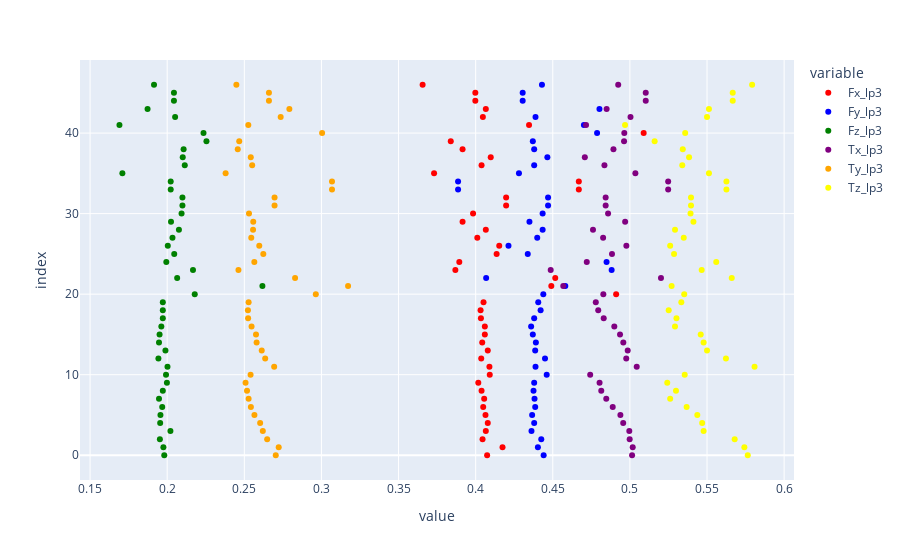
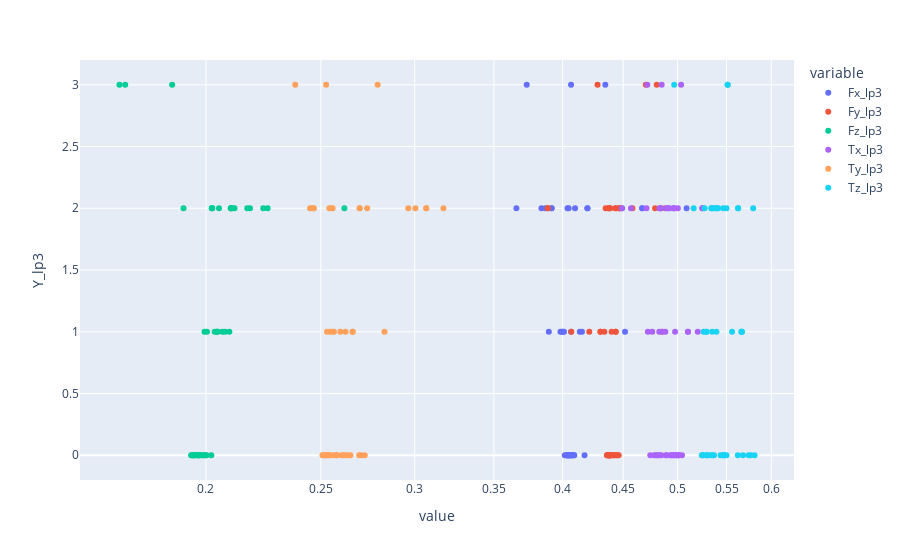

The code cell stored with these charts, in order, in its notebook:
### Markdown cell above
lp3

### Code cell
dic = {"Fx_lp3": "red", "Fy_lp3": "blue" , "Fz_lp3": "green" , "Tx_lp3": "black", "Tx_lp3": "purple", "Ty_lp3": "orange", "Tz_lp3": "yellow"}
lp3_scatter = plty.scatter(X_lp3_df, x = ["Fx_lp3", "Fy_lp3", "Fz_lp3", "Tx_lp3", "Ty_lp3", "Tz_lp3"],  color_discrete_map= dic)
lp3_logscatter = plty.scatter(X_lp3_df,  x = ["Fx_lp3", "Fy_lp3", "Fz_lp3", "Tx_lp3", "Ty_lp3", "Tz_lp3"] , y= "Y_lp3", log_x=True)
lp3_scatter.show()
lp3_logscatter.show()

### Figure 1 — Plotly figure (JSON) as saved in the notebook; plotly's stock layout.template omitted (floating-point values rounded to 4 significant figures)
{"data": [{"hovertemplate": "variable=Fx_lp3<br>value=%{x}<br>index=%{y}<extra></extra>", "legendgroup": "Fx_lp3", "marker": {"color": "red", "symbol": "circle"}, "mode": "markers", "name": "Fx_lp3", "orientation": "h", "showlegend": true, "type": "scatter", "x": [0.4074, 0.4174, 0.4045, 0.4066, 0.4079, 0.4064, 0.4049, 0.4055, 0.4038, 0.4017, 0.4091, 0.4089, 0.4036, 0.4079, 0.4042, 0.4059, 0.4059, 0.4034, 0.4032, 0.4051, 0.4911, 0.449, 0.4516, 0.3868, 0.3894, 0.4136, 0.4153, 0.4011, 0.4066, 0.3915, 0.3983, 0.4197, 0.4197, 0.4669, 0.4669, 0.373, 0.4038, 0.4098, 0.3915, 0.3839, 0.5089, 0.4346, 0.4047, 0.4066, 0.3998, 0.3998, 0.3656], "xaxis": "x", "y": [0, 1, 2, 3, 4, 5, 6, 7, 8, 9, 10, 11, 12, 13, 14, 15, 16, 17, 18, 19, 20, 21, 22, 23, 24, 25, 26, 27, 28, 29, 30, 31, 32, 33, 34, 35, 36, 37, 38, 39, 40, 41, 42, 43, 44, 45, 46], "yaxis": "y"}, {"hovertemplate": "variable=Fy_lp3<br>value=%{x}<br>index=%{y}<extra></extra>", "legendgroup": "Fy_lp3", "marker": {"color": "blue", "symbol": "circle"}, "mode": "markers", "name": "Fy_lp3", "orientation": "h", "showlegend": true, "type": "scatter", "x": [0.4441, 0.4404, 0.4425, 0.4362, 0.4379, 0.4366, 0.4386, 0.4382, 0.4375, 0.4379, 0.4461, 0.4388, 0.445, 0.4386, 0.439, 0.4371, 0.436, 0.4379, 0.4421, 0.4406, 0.4439, 0.4581, 0.4068, 0.4882, 0.4849, 0.4338, 0.4213, 0.4399, 0.4434, 0.4349, 0.4434, 0.4469, 0.4469, 0.3886, 0.3886, 0.4281, 0.4379, 0.4465, 0.4379, 0.4371, 0.4787, 0.4702, 0.4388, 0.4803, 0.4305, 0.4305, 0.443], "xaxis": "x", "y": [0, 1, 2, 3, 4, 5, 6, 7, 8, 9, 10, 11, 12, 13, 14, 15, 16, 17, 18, 19, 20, 21, 22, 23, 24, 25, 26, 27, 28, 29, 30, 31, 32, 33, 34, 35, 36, 37, 38, 39, 40, 41, 42, 43, 44, 45, 46], "yaxis": "y"}, {"hovertemplate": "variable=Fz_lp3<br>value=%{x}<br>index=%{y}<extra></extra>", "legendgroup": "Fz_lp3", "marker": {"color": "green", "symbol": "circle"}, "mode": "markers", "name": "Fz_lp3", "orientation": "h", "showlegend": true, "type": "scatter", "x": [0.1981, 0.1975, 0.1953, 0.2021, 0.1954, 0.1956, 0.1968, 0.1947, 0.1972, 0.1998, 0.1992, 0.2002, 0.1943, 0.1989, 0.1947, 0.1951, 0.1962, 0.1972, 0.1972, 0.1972, 0.2179, 0.2617, 0.2065, 0.2167, 0.1994, 0.2046, 0.2004, 0.2034, 0.2076, 0.2025, 0.2093, 0.2099, 0.2099, 0.2023, 0.2023, 0.1709, 0.2114, 0.2101, 0.2106, 0.2255, 0.2236, 0.169, 0.2051, 0.1873, 0.2044, 0.2044, 0.1915], "xaxis": "x", "y": [0, 1, 2, 3, 4, 5, 6, 7, 8, 9, 10, 11, 12, 13, 14, 15, 16, 17, 18, 19, 20, 21, 22, 23, 24, 25, 26, 27, 28, 29, 30, 31, 32, 33, 34, 35, 36, 37, 38, 39, 40, 41, 42, 43, 44, 45, 46], "yaxis": "y"}, {"hovertemplate": "variable=Tx_lp3<br>value=%{x}<br>index=%{y}<extra></extra>", "legendgroup": "Tx_lp3", "marker": {"color": "purple", "symbol": "circle"}, "mode": "markers", "name": "Tx_lp3", "orientation": "h", "showlegend": true, "type": "scatter", "x": [0.5014, 0.5018, 0.4998, 0.4996, 0.4957, 0.4938, 0.4889, 0.4847, 0.4814, 0.4803, 0.4742, 0.5044, 0.4976, 0.4986, 0.4957, 0.4936, 0.4899, 0.483, 0.4795, 0.4779, 0.4828, 0.4568, 0.5201, 0.4487, 0.472, 0.4884, 0.4977, 0.4826, 0.4761, 0.4969, 0.4859, 0.4843, 0.4843, 0.5248, 0.5248, 0.5036, 0.4835, 0.4708, 0.4893, 0.4962, 0.4964, 0.4716, 0.5004, 0.4849, 0.5103, 0.5103, 0.4924], "xaxis": "x", "y": [0, 1, 2, 3, 4, 5, 6, 7, 8, 9, 10, 11, 12, 13, 14, 15, 16, 17, 18, 19, 20, 21, 22, 23, 24, 25, 26, 27, 28, 29, 30, 31, 32, 33, 34, 35, 36, 37, 38, 39, 40, 41, 42, 43, 44, 45, 46], "yaxis": "y"}, {"hovertemplate": "variable=Ty_lp3<br>value=%{x}<br>index=%{y}<extra></extra>", "legendgroup": "Ty_lp3", "marker": {"color": "orange", "symbol": "circle"}, "mode": "markers", "name": "Ty_lp3", "orientation": "h", "showlegend": true, "type": "scatter", "x": [0.2704, 0.2723, 0.2648, 0.262, 0.2603, 0.2566, 0.2543, 0.2528, 0.2518, 0.2508, 0.2541, 0.2694, 0.2635, 0.2613, 0.258, 0.2576, 0.2547, 0.2525, 0.2523, 0.2528, 0.2964, 0.3173, 0.2829, 0.2462, 0.2565, 0.2623, 0.2597, 0.2545, 0.2557, 0.2558, 0.253, 0.2696, 0.2696, 0.3068, 0.3068, 0.2379, 0.2551, 0.2542, 0.2457, 0.2467, 0.3004, 0.2526, 0.2736, 0.2792, 0.266, 0.266, 0.2448], "xaxis": "x", "y": [0, 1, 2, 3, 4, 5, 6, 7, 8, 9, 10, 11, 12, 13, 14, 15, 16, 17, 18, 19, 20, 21, 22, 23, 24, 25, 26, 27, 28, 29, 30, 31, 32, 33, 34, 35, 36, 37, 38, 39, 40, 41, 42, 43, 44, 45, 46], "yaxis": "y"}, {"hovertemplate": "variable=Tz_lp3<br>value=%{x}<br>index=%{y}<extra></extra>", "legendgroup": "Tz_lp3", "marker": {"color": "yellow", "symbol": "circle"}, "mode": "markers", "name": "Tz_lp3", "orientation": "h", "showlegend": true, "type": "scatter", "x": [0.5764, 0.5742, 0.5679, 0.5478, 0.5469, 0.5437, 0.5368, 0.5261, 0.5299, 0.5242, 0.5355, 0.5808, 0.5623, 0.55, 0.5478, 0.5459, 0.5292, 0.5302, 0.5252, 0.5333, 0.5352, 0.527, 0.566, 0.5465, 0.556, 0.5286, 0.5261, 0.5349, 0.5292, 0.5412, 0.5393, 0.5396, 0.5396, 0.5626, 0.5626, 0.5513, 0.534, 0.5384, 0.5343, 0.516, 0.5358, 0.4969, 0.55, 0.5513, 0.5667, 0.5667, 0.5792], "xaxis": "x", "y": [0, 1, 2, 3, 4, 5, 6, 7, 8, 9, 10, 11, 12, 13, 14, 15, 16, 17, 18, 19, 20, 21, 22, 23, 24, 25, 26, 27, 28, 29, 30, 31, 32, 33, 34, 35, 36, 37, 38, 39, 40, 41, 42, 43, 44, 45, 46], "yaxis": "y"}], "layout": {"legend": {"title": {"text": "variable"}, "tracegroupgap": 0}, "margin": {"t": 60}, "xaxis": {"anchor": "y", "domain": [0, 1], "title": {"text": "value"}}, "yaxis": {"anchor": "x", "domain": [0, 1], "title": {"text": "index"}}}}

### Figure 2 — Plotly figure (JSON) as saved in the notebook; plotly's stock layout.template omitted (floating-point values rounded to 4 significant figures)
{"data": [{"hovertemplate": "variable=Fx_lp3<br>value=%{x}<br>Y_lp3=%{y}<extra></extra>", "legendgroup": "Fx_lp3", "marker": {"color": "#636efa", "symbol": "circle"}, "mode": "markers", "name": "Fx_lp3", "orientation": "v", "showlegend": true, "type": "scatter", "x": [0.4074, 0.4174, 0.4045, 0.4066, 0.4079, 0.4064, 0.4049, 0.4055, 0.4038, 0.4017, 0.4091, 0.4089, 0.4036, 0.4079, 0.4042, 0.4059, 0.4059, 0.4034, 0.4032, 0.4051, 0.4911, 0.449, 0.4516, 0.3868, 0.3894, 0.4136, 0.4153, 0.4011, 0.4066, 0.3915, 0.3983, 0.4197, 0.4197, 0.4669, 0.4669, 0.373, 0.4038, 0.4098, 0.3915, 0.3839, 0.5089, 0.4346, 0.4047, 0.4066, 0.3998, 0.3998, 0.3656], "xaxis": "x", "y": [0, 0, 0, 0, 0, 0, 0, 0, 0, 0, 0, 0, 0, 0, 0, 0, 0, 0, 0, 0, 2, 2, 1, 2, 1, 1, 1, 1, 1, 2, 1, 2, 2, 2, 2, 3, 2, 2, 2, 2, 2, 3, 2, 3, 1, 1, 2], "yaxis": "y"}, {"hovertemplate": "variable=Fy_lp3<br>value=%{x}<br>Y_lp3=%{y}<extra></extra>", "legendgroup": "Fy_lp3", "marker": {"color": "#EF553B", "symbol": "circle"}, "mode": "markers", "name": "Fy_lp3", "orientation": "v", "showlegend": true, "type": "scatter", "x": [0.4441, 0.4404, 0.4425, 0.4362, 0.4379, 0.4366, 0.4386, 0.4382, 0.4375, 0.4379, 0.4461, 0.4388, 0.445, 0.4386, 0.439, 0.4371, 0.436, 0.4379, 0.4421, 0.4406, 0.4439, 0.4581, 0.4068, 0.4882, 0.4849, 0.4338, 0.4213, 0.4399, 0.4434, 0.4349, 0.4434, 0.4469, 0.4469, 0.3886, 0.3886, 0.4281, 0.4379, 0.4465, 0.4379, 0.4371, 0.4787, 0.4702, 0.4388, 0.4803, 0.4305, 0.4305, 0.443], "xaxis": "x", "y": [0, 0, 0, 0, 0, 0, 0, 0, 0, 0, 0, 0, 0, 0, 0, 0, 0, 0, 0, 0, 2, 2, 1, 2, 1, 1, 1, 1, 1, 2, 1, 2, 2, 2, 2, 3, 2, 2, 2, 2, 2, 3, 2, 3, 1, 1, 2], "yaxis": "y"}, {"hovertemplate": "variable=Fz_lp3<br>value=%{x}<br>Y_lp3=%{y}<extra></extra>", "legendgroup": "Fz_lp3", "marker": {"color": "#00cc96", "symbol": "circle"}, "mode": "markers", "name": "Fz_lp3", "orientation": "v", "showlegend": true, "type": "scatter", "x": [0.1981, 0.1975, 0.1953, 0.2021, 0.1954, 0.1956, 0.1968, 0.1947, 0.1972, 0.1998, 0.1992, 0.2002, 0.1943, 0.1989, 0.1947, 0.1951, 0.1962, 0.1972, 0.1972, 0.1972, 0.2179, 0.2617, 0.2065, 0.2167, 0.1994, 0.2046, 0.2004, 0.2034, 0.2076, 0.2025, 0.2093, 0.2099, 0.2099, 0.2023, 0.2023, 0.1709, 0.2114, 0.2101, 0.2106, 0.2255, 0.2236, 0.169, 0.2051, 0.1873, 0.2044, 0.2044, 0.1915], "xaxis": "x", "y": [0, 0, 0, 0, 0, 0, 0, 0, 0, 0, 0, 0, 0, 0, 0, 0, 0, 0, 0, 0, 2, 2, 1, 2, 1, 1, 1, 1, 1, 2, 1, 2, 2, 2, 2, 3, 2, 2, 2, 2, 2, 3, 2, 3, 1, 1, 2], "yaxis": "y"}, {"hovertemplate": "variable=Tx_lp3<br>value=%{x}<br>Y_lp3=%{y}<extra></extra>", "legendgroup": "Tx_lp3", "marker": {"color": "#ab63fa", "symbol": "circle"}, "mode": "markers", "name": "Tx_lp3", "orientation": "v", "showlegend": true, "type": "scatter", "x": [0.5014, 0.5018, 0.4998, 0.4996, 0.4957, 0.4938, 0.4889, 0.4847, 0.4814, 0.4803, 0.4742, 0.5044, 0.4976, 0.4986, 0.4957, 0.4936, 0.4899, 0.483, 0.4795, 0.4779, 0.4828, 0.4568, 0.5201, 0.4487, 0.472, 0.4884, 0.4977, 0.4826, 0.4761, 0.4969, 0.4859, 0.4843, 0.4843, 0.5248, 0.5248, 0.5036, 0.4835, 0.4708, 0.4893, 0.4962, 0.4964, 0.4716, 0.5004, 0.4849, 0.5103, 0.5103, 0.4924], "xaxis": "x", "y": [0, 0, 0, 0, 0, 0, 0, 0, 0, 0, 0, 0, 0, 0, 0, 0, 0, 0, 0, 0, 2, 2, 1, 2, 1, 1, 1, 1, 1, 2, 1, 2, 2, 2, 2, 3, 2, 2, 2, 2, 2, 3, 2, 3, 1, 1, 2], "yaxis": "y"}, {"hovertemplate": "variable=Ty_lp3<br>value=%{x}<br>Y_lp3=%{y}<extra></extra>", "legendgroup": "Ty_lp3", "marker": {"color": "#FFA15A", "symbol": "circle"}, "mode": "markers", "name": "Ty_lp3", "orientation": "v", "showlegend": true, "type": "scatter", "x": [0.2704, 0.2723, 0.2648, 0.262, 0.2603, 0.2566, 0.2543, 0.2528, 0.2518, 0.2508, 0.2541, 0.2694, 0.2635, 0.2613, 0.258, 0.2576, 0.2547, 0.2525, 0.2523, 0.2528, 0.2964, 0.3173, 0.2829, 0.2462, 0.2565, 0.2623, 0.2597, 0.2545, 0.2557, 0.2558, 0.253, 0.2696, 0.2696, 0.3068, 0.3068, 0.2379, 0.2551, 0.2542, 0.2457, 0.2467, 0.3004, 0.2526, 0.2736, 0.2792, 0.266, 0.266, 0.2448], "xaxis": "x", "y": [0, 0, 0, 0, 0, 0, 0, 0, 0, 0, 0, 0, 0, 0, 0, 0, 0, 0, 0, 0, 2, 2, 1, 2, 1, 1, 1, 1, 1, 2, 1, 2, 2, 2, 2, 3, 2, 2, 2, 2, 2, 3, 2, 3, 1, 1, 2], "yaxis": "y"}, {"hovertemplate": "variable=Tz_lp3<br>value=%{x}<br>Y_lp3=%{y}<extra></extra>", "legendgroup": "Tz_lp3", "marker": {"color": "#19d3f3", "symbol": "circle"}, "mode": "markers", "name": "Tz_lp3", "orientation": "v", "showlegend": true, "type": "scatter", "x": [0.5764, 0.5742, 0.5679, 0.5478, 0.5469, 0.5437, 0.5368, 0.5261, 0.5299, 0.5242, 0.5355, 0.5808, 0.5623, 0.55, 0.5478, 0.5459, 0.5292, 0.5302, 0.5252, 0.5333, 0.5352, 0.527, 0.566, 0.5465, 0.556, 0.5286, 0.5261, 0.5349, 0.5292, 0.5412, 0.5393, 0.5396, 0.5396, 0.5626, 0.5626, 0.5513, 0.534, 0.5384, 0.5343, 0.516, 0.5358, 0.4969, 0.55, 0.5513, 0.5667, 0.5667, 0.5792], "xaxis": "x", "y": [0, 0, 0, 0, 0, 0, 0, 0, 0, 0, 0, 0, 0, 0, 0, 0, 0, 0, 0, 0, 2, 2, 1, 2, 1, 1, 1, 1, 1, 2, 1, 2, 2, 2, 2, 3, 2, 2, 2, 2, 2, 3, 2, 3, 1, 1, 2], "yaxis": "y"}], "layout": {"legend": {"title": {"text": "variable"}, "tracegroupgap": 0}, "margin": {"t": 60}, "xaxis": {"anchor": "y", "domain": [0, 1], "title": {"text": "value"}, "type": "log"}, "yaxis": {"anchor": "x", "domain": [0, 1], "title": {"text": "Y_lp3"}}}}
